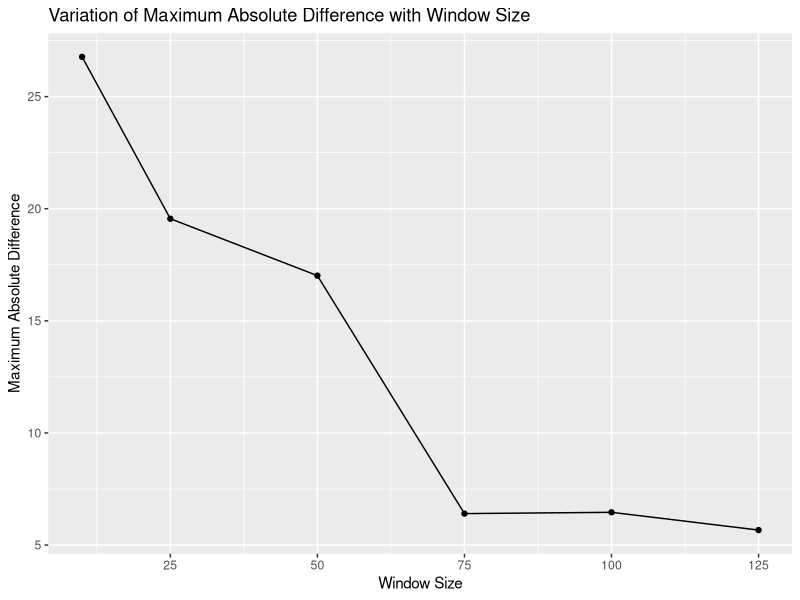

Reproduce this figure in R.
## ---- chunk 1
# Data frame with the airquality data
df.a <- airquality

# Number of missing values in Ozone variable
Ozone.Miss <- sum(is.na(df.a$Ozone))
print(Ozone.Miss)

# Mean imputation of Ozone variable
df.a$Ozone[is.na(df.a$Ozone)] <- mean(df.a$Ozone, na.rm = TRUE)

# Number of missing values in Ozone variable after mean imputation
Ozone.Miss <- sum(is.na(df.a$Ozone))
print(Ozone.Miss)
## ---- chunk 2
require(ggplot2)

impute.to.window.mean <- function(x, windowsize){
  ## Function that imputes the mean of a vector considering a windowsize.
  ## A missing value will be imputed with the mean of the values in the
  ## positions (i - windowsize) and (i + windowsize).
  ## Inputs: vector to be imputed and size of window
  ## Outputs: imputed vector
  if(windowsize > length(x)){
    warning("Window size is longer than vector, vector length will be used instead")
    impute.val <- mean(x, na.rm = TRUE)
    x[is.na(x)] <- impute.val
    return(x)
  }
  else if(windowsize < 0){
    stop("Window size is negative!")
  }
  else{
    # position of missing values
    Miss.pos <- which(is.na(x))
    new.x <- x
    for(i in Miss.pos){
      # calculation of begining of the window of values used for
      # imputation
      first <- max(i - windowsize, 1)
      # calculation of end of the window of values used for
      # imputation
      last <- min(i + windowsize, length(x))
      # mean calculation
      impute.val <- mean(x[first:last], na.rm = TRUE)
      # imputation of missing value
      new.x[i] <- impute.val
    }
    return(new.x)
  }
}
## ---- chunk 3
df.c <- airquality$Ozone

n <- length(df.c)

windows.size <- c(10, 25, 50, 75, 100, 125)

Results.Q1 <- data.frame(n10 = numeric(n),
                         n25 = numeric(n),
                         n50 = numeric(n),
                         n75 = numeric(n),
                         n100 = numeric(n),
                         n125 = numeric(n))

for (i in 1:length(windows.size)) {
  Results.Q1[,i] <- impute.to.window.mean(x = df.c,
                                          windowsize = windows.size[i])
}

Abs.Diff <- round(abs(Results.Q1 - df.a$Ozone), 3)

colnames(Abs.Diff) <- c()

Max.Abs.Diff <- data.frame(Max.Abs.Diff = sapply(Abs.Diff, max), Window.Size = windows.size)

print(Max.Abs.Diff)

ggplot(data = Max.Abs.Diff, aes(x = Window.Size, y = Max.Abs.Diff)) +
  geom_point() +
  geom_line() +
  labs(x = "Window Size", y = "Maximum Absolute Difference",
       title = "Variation of Maximum Absolute Difference with Window Size")

## ---- chunk 4
egfr.mdrd4 <- function(scr, age, sex, ethnic){
  mdrd4 <- 175*scr^(-1.154)*age^(-0.203)
  if(sex == "Female"){
    mdrd4 <- base.mdrd4*0.742
  }
  if(ethnic == "Black"){
    mdrd4 <- base.mdrd4*1.212
  }
  return(mdrd4)
}

egfr.ckdepi <- function(scr, age, sex, ethnic){
  if(sex == "Female"){
    Kappa <- 0.7
    alpha <- -0.329
    adic.factor <- 1.018
  } else{
    Kappa <- 0.9
    alpha <- -0.411
    adic.factor <- 1
  }
  ckdepi <- 141*min(scr/Kappa,1)^alpha*max(scr/Kappa,1)^(-1.209)
  ckdepi <- ckdepi*0.993^(age)*adic.factor
  if(ethnic == "Black"){
    ckdepi <- ckdepi*1.159
  }
  return(ckdepi)
}
